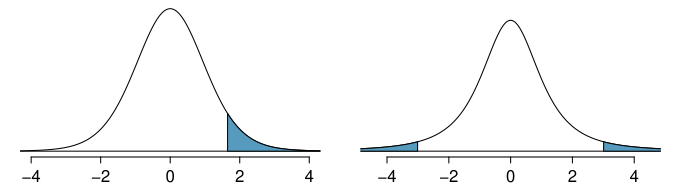

Write the R code that produced this figure.
library(openintro)
data(COL)

myPDF('tDistDF20RightTail1Point65.pdf', 6.8, 1.9, mar=c(1.6,1,0.05,1), mgp=c(5,0.45,0), mfrow=c(1,2))
plot(c(-4, 4), c(0, dnorm(0)), type='n', axes=FALSE)
axis(1)
abline(h=0)

DF <- c('normal', 10, 5, 2, 1)

X <- seq(-5, 8, 0.01)
Y <- dt(X, 12)
lines(X, Y)

these <- which(X > 1.65)
yy <- c(0, Y[these], 0)
these <- c(these[1], these, rev(these)[1])
xx <- X[these]
polygon(xx, yy, col=COL[1])

plot(c(-4.5, 4.5), c(0, dnorm(0)), type='n', axes=FALSE)
axis(1)
abline(h=0)

DF <- c('normal', 10, 5, 2, 1)

X <- seq(-5, 8, 0.01)
Y <- dt(X, 2.3)
lines(X, Y)

these <- which(X > 3)
yy <- c(0, Y[these], 0)
these <- c(these[1], these, rev(these)[1])
xx <- X[these]
polygon(xx, yy, col=COL[1])

these <- which(X < -3)
yy <- c(0, Y[these], 0)
these <- c(these[1], these, rev(these)[1])
xx <- X[these]
polygon(xx, yy, col=COL[1])

dev.off()
